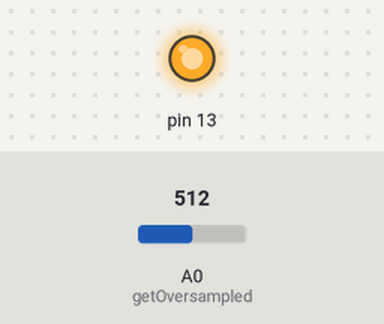
The sketch below on a simulated Arduino Uno, built with avr-gcc and run on an emulated ATmega328P. On the bench: output pins drawn as LEDs (lit = HIGH). Inputs (shaded band) come from the test bench; at power-on: A0 (getOversampled) = 512. What the sketch prints to the serial monitor is not drawn.

Above: at 1.2 s.
1.3 s: A0 (getOversampled) set to 264
4.0 s: A0 (getOversampled) set to 239
At 6.0 s:
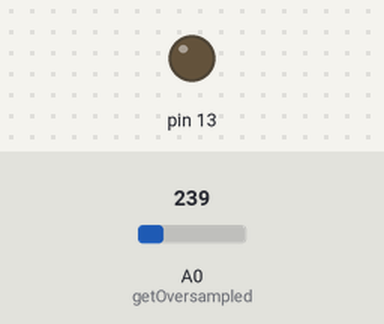
7.0 s: A0 (getOversampled) set to 306
At 7.5 s:
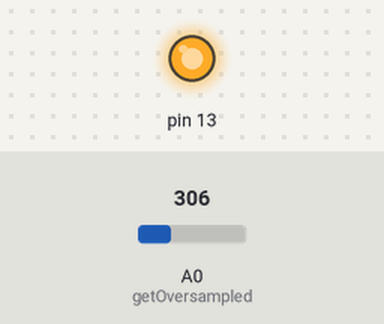
Timing chart, 0 to 10.0 s (numbered marks = the images above; inputs shaded):
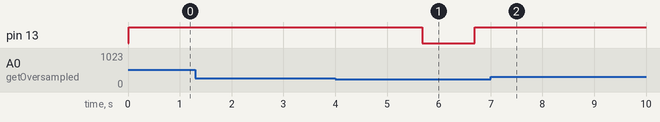

The sketch:

_18650Tester_BomjEdition.ino
```cpp
float Resistor = 5.6; //Сопротивление основного резистора
float R1 = 67.6; //Сопротивление нижнего плеча делителя напряжение
float R2 = 670.0; //Сопротивление верхнего плеча делителя напряжение
float LowBat = 3.0; //Нижний порог рассчета напряжения
int DataPin = 0; //Аналоговый порт с которого ардуина будет читать напряжение

//Служебные переменные, не трогать
int Time = 0;
bool TestEnd = false;
bool LightState = 0;
float Volt = 0;
float Current = 0;
float Ah = 0;
float Vbat = 0;


void setup()
{
  //Настраиваем индикатор
  pinMode(13, OUTPUT);
  digitalWrite(13, LOW);

  //Включаем внутренний источник опорного напряжения
  analogReference(INTERNAL);


  // Печатаем тексты
  Serial.begin(9600);
  Serial.println("18650 EasyTest");
  Serial.println("Bat ?");
}

// Собственно расчёты и вывод на дисплей
void loop()
{
  Volt = getOversampled(1); // Читаем напряжение

  if ( Volt <= LowBat )
  {
    LightState = 1 - LightState;
    digitalWrite(13, LightState);
    TestEnd = true;
    Serial.println("Otkluchi Battareu");


    delay (1000);
  }

  if (TestEnd == false)
  {
    if ( Volt >= LowBat )
    {
      digitalWrite(13, HIGH);
      Volt = getOversampled(90); // Читаем усредненное напряжение (90 выборок)
      Current = Volt / Resistor; // Рассчитываем ток по формуле I=u/r
      Ah = Ah + Current / 3600; //Добавляем к емкости сожранные мА

      Time++; //Добавляем секунду к таймеру

      // Выводим напряжение на батарее
      Serial.println("V:");
      Serial.print(Volt);

      // Выводим время теста
      Serial.print("  Time:");
      Serial.print(Time);
      //Serial.print(Time/60); //Раскоментировать для вывода времени в минутах

      // Выводим емкость
      Serial.print("  mAh:");
      Serial.print(Ah * 1000);

      //Выводим текущий ток цепи
      Serial.print("  A:");
      Serial.print(Current);
    }
  }
}

//Функция получения напряжения батареи
float getOversampled(int count) {
  float arefv = 0;
  float vout = 0;
  for (int i = 0; i < count; i++) {
    arefv = (analogRead(A0) * 1.1) / 1023.0; //Читаем сырое значение и умножаем на ширину ацп
    vout = vout + (arefv / (R1 / (R2 + R1))); //Делим сырое значение с учетом номинала резисторного делителя и добавляем к результату
    delay (10); //ждем 10 милисекунд
  }
  return vout / count ; //Делим результат на кол-во измерений
}
```

Measured:
- the behaviour switches between 256 and 255 on A0 (getOversampled) (found by bisection; images 0 and 1)
- after the input at 1.3 s, every drawn part: stays the same
- after the input at 4.0 s, pin 13: HIGH → LOW after 1.7 s, → HIGH 1.0 s later
- after the input at 7.0 s, pin 13: stops changing and stays HIGH
